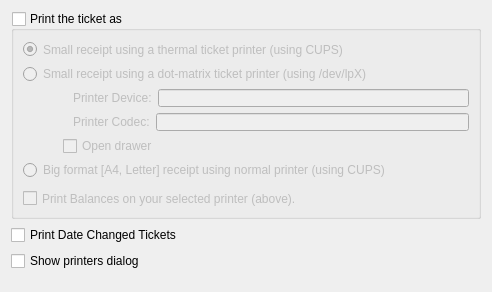
<?xml version="1.0" encoding="UTF-8"?>
<ui version="4.0">
 <class>pref_printers</class>
 <widget class="QWidget" name="pref_printers">
  <property name="geometry">
   <rect>
    <x>0</x>
    <y>0</y>
    <width>492</width>
    <height>292</height>
   </rect>
  </property>
  <property name="windowTitle">
   <string>Form</string>
  </property>
  <layout class="QVBoxLayout" name="verticalLayout_2">
   <item>
    <widget class="QGroupBox" name="kcfg_printTicket">
     <property name="sizePolicy">
      <sizepolicy hsizetype="Minimum" vsizetype="Minimum">
       <horstretch>0</horstretch>
       <verstretch>0</verstretch>
      </sizepolicy>
     </property>
     <property name="minimumSize">
      <size>
       <width>0</width>
       <height>80</height>
      </size>
     </property>
     <property name="title">
      <string>Print the ticket as</string>
     </property>
     <property name="checkable">
      <bool>true</bool>
     </property>
     <property name="checked">
      <bool>false</bool>
     </property>
     <layout class="QVBoxLayout" name="verticalLayout">
      <item>
       <widget class="QRadioButton" name="kcfg_smallTicketCUPS">
        <property name="text">
         <string>Small receipt using a thermal ticket printer (using CUPS)</string>
        </property>
        <property name="checked">
         <bool>true</bool>
        </property>
       </widget>
      </item>
      <item>
       <widget class="QRadioButton" name="kcfg_smallTicketDotMatrix">
        <property name="sizePolicy">
         <sizepolicy hsizetype="MinimumExpanding" vsizetype="Fixed">
          <horstretch>0</horstretch>
          <verstretch>0</verstretch>
         </sizepolicy>
        </property>
        <property name="text">
         <string>Small receipt using a dot-matrix ticket printer (using /dev/lpX)</string>
        </property>
        <property name="checked">
         <bool>false</bool>
        </property>
       </widget>
      </item>
      <item>
       <layout class="QHBoxLayout" name="horizontalLayout">
        <property name="leftMargin">
         <number>50</number>
        </property>
        <item>
         <widget class="QLabel" name="Printerdevice">
          <property name="text">
           <string>Printer Device:</string>
          </property>
         </widget>
        </item>
        <item>
         <widget class="QLineEdit" name="kcfg_printerDevice"/>
        </item>
       </layout>
      </item>
      <item>
       <layout class="QHBoxLayout" name="horizontalLayout_2">
        <property name="leftMargin">
         <number>50</number>
        </property>
        <item>
         <widget class="QLabel" name="label_2">
          <property name="text">
           <string>Printer Codec:</string>
          </property>
         </widget>
        </item>
        <item>
         <widget class="QLineEdit" name="kcfg_printerCodec"/>
        </item>
       </layout>
      </item>
      <item>
       <layout class="QHBoxLayout" name="horizontalLayout_3">
        <item>
         <spacer name="horizontalSpacer">
          <property name="orientation">
           <enum>Qt::Horizontal</enum>
          </property>
          <property name="sizeType">
           <enum>QSizePolicy::Maximum</enum>
          </property>
          <property name="sizeHint" stdset="0">
           <size>
            <width>40</width>
            <height>20</height>
           </size>
          </property>
         </spacer>
        </item>
        <item>
         <widget class="QCheckBox" name="kcfg_openDrawer">
          <property name="text">
           <string>Open drawer</string>
          </property>
         </widget>
        </item>
       </layout>
      </item>
      <item>
       <widget class="QRadioButton" name="kcfg_bigReceipt">
        <property name="text">
         <string>Big format [A4, Letter] receipt using normal printer (using CUPS)</string>
        </property>
       </widget>
      </item>
      <item>
       <spacer name="verticalSpacer">
        <property name="orientation">
         <enum>Qt::Vertical</enum>
        </property>
        <property name="sizeType">
         <enum>QSizePolicy::MinimumExpanding</enum>
        </property>
        <property name="sizeHint" stdset="0">
         <size>
          <width>20</width>
          <height>4</height>
         </size>
        </property>
       </spacer>
      </item>
      <item>
       <widget class="QCheckBox" name="kcfg_printBalances">
        <property name="text">
         <string>Print Balances on your selected printer (above).</string>
        </property>
       </widget>
      </item>
     </layout>
    </widget>
   </item>
   <item>
    <widget class="QCheckBox" name="kcfg_printChangedDateTicket">
     <property name="text">
      <string>Print Date Changed Tickets</string>
     </property>
    </widget>
   </item>
   <item>
    <widget class="QCheckBox" name="kcfg_printShowDialog">
     <property name="text">
      <string>Show printers dialog</string>
     </property>
    </widget>
   </item>
   <item>
    <spacer>
     <property name="orientation">
      <enum>Qt::Vertical</enum>
     </property>
     <property name="sizeType">
      <enum>QSizePolicy::MinimumExpanding</enum>
     </property>
     <property name="sizeHint" stdset="0">
      <size>
       <width>20</width>
       <height>10</height>
      </size>
     </property>
    </spacer>
   </item>
  </layout>
 </widget>
 <resources/>
 <connections/>
</ui>
